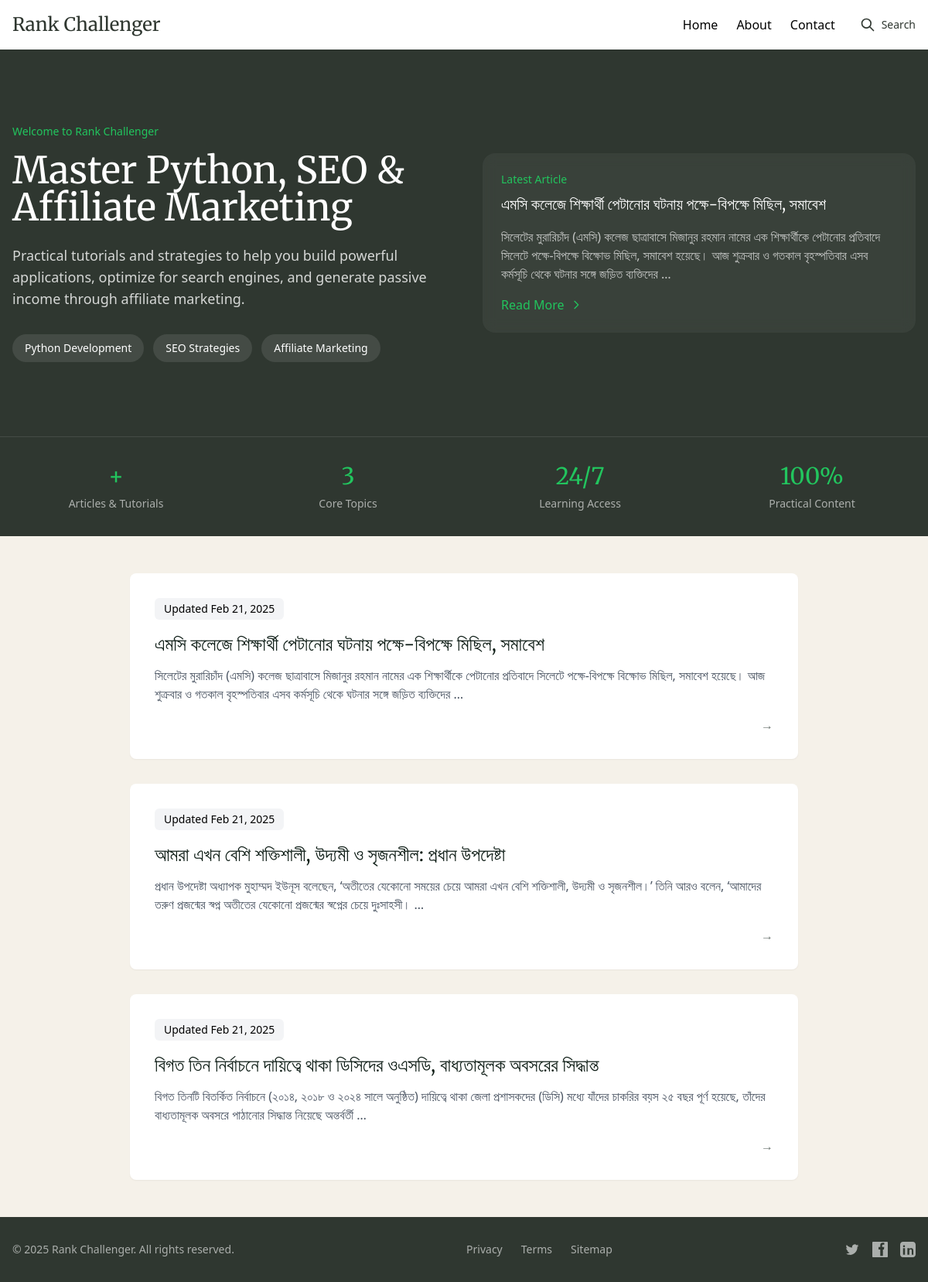
The page / on the database its author committed.
### blog/models.py (models this page shows, shortened)
class Post(models.Model):
    class Status(models.TextChoices):
        DRAFT = 'DF', 'Draft'
        PUBLISHED = 'PB', 'Published'
    title = models.CharField(max_length=250)
    slug = models.SlugField(max_length=250, unique=True)  # Ensure unique slugs globally
    author = models.ForeignKey(
        settings.AUTH_USER_MODEL,
        on_delete=models.CASCADE,
        related_name='blog_posts'
    )
    body = CKEditor5Field(config_name='default')
    image = models.ImageField(upload_to='blog/images/', blank=True, null=True)
    category = models.ForeignKey(Category, on_delete=models.CASCADE, related_name='posts')
    tags = TaggableManager()
    publish = models.DateTimeField(default=timezone.now)
    created = models.DateTimeField(auto_now_add=True)
    updated = models.DateTimeField(auto_now=True)
    status = models.CharField(
        max_length=2,
        choices=Status.choices,
        default=Status.DRAFT
    )
    objects = models.Manager()  # Default manager
    published = PublishedManager()  # Custom manager for published posts
    class Meta:
        ordering = ['-publish']
        indexes = [models.Index(fields=['-publish']),]
    def get_absolute_url(self):
        return reverse('blog:post_detail', args=[self.category.slug, self.slug])

### blog/views.py (the view)
# urls.py: path('', views.post_list, name='post_list'),
def post_list(request, tag_slug=None):
    tag = None
    post_list = Post.published.all()
    popular_posts = Post.published.order_by('-publish')[:3]  # Get the top 3 popular posts
    if tag_slug:
        tag = get_object_or_404(Tag, slug=tag_slug)
        post_list = post_list.filter(tags__in=[tag])
    paginator = Paginator(post_list, 3)  # 3 posts per page
    page_number = request.GET.get('page')
    try:
        posts = paginator.page(page_number)
    except PageNotAnInteger:
        posts = paginator.page(1)
    except EmptyPage:
        posts = paginator.page(paginator.num_pages)
    categories = ['Technology', 'Design', 'Business']  # Replace with actual category fetching logic
    return render(
        request,
        'blog/post/list.html',
        {
            'posts': posts,
            'tag': tag,
            'popular_posts': popular_posts,
            'categories': categories,
        }
    )

### blog/models.py (called while the page is built)
    def get_queryset(self):
        return super().get_queryset().filter(status=Post.Status.PUBLISHED)

### templates/blog/post/list.html (shortened to what this page needs)
{% extends "blog/base.html" %}
{% load static %}
{% load blog_tags %}
{% block content %}
<section class="bg-[#2f3730] text-white">
    <div class="max-w-7xl mx-auto px-4 py-16 md:py-24">
        {% if category %}
            <div class="max-w-4xl">
                <h1 class="text-4xl md:text-5xl font-serif mb-6">{{ category.name }}</h1>
                <p class="text-lg text-white/80 mb-8">{{ category.description|default:"Explore our latest articles and tutorials in this category." }}</p>
            </div>
        {% else %}
            <div class="grid md:grid-cols-2 gap-12 items-center">
                <div>
                    <span class="text-[#22c55e] text-sm font-medium mb-4 block">Welcome to Rank Challenger</span>
                    <h1 class="text-4xl md:text-5xl font-serif mb-6">Master Python, SEO & Affiliate Marketing</h1>
                    <p class="text-lg text-white/80 mb-8">Practical tutorials and strategies to help you build powerful applications, optimize for search engines, and generate passive income through affiliate marketing.</p>
                    <div class="flex flex-wrap gap-3">
                        <a href="{% url 'blog:post_list_by_category' 'python' %}"
                           class="bg-white/10 hover:bg-white/20 px-4 py-2 rounded-full text-sm transition-colors">
                            Python Development
                        </a>
                        <a href="{% url 'blog:post_list_by_category' 'seo' %}"
                           class="bg-white/10 hover:bg-white/20 px-4 py-2 rounded-full text-sm transition-colors">
                            SEO Strategies
                        </a>
                        <a href="{% url 'blog:post_list_by_category' 'affiliate' %}"
                           class="bg-white/10 hover:bg-white/20 px-4 py-2 rounded-full text-sm transition-colors">
                            Affiliate Marketing
                        </a>
                    </div>
                </div>
                {% with latest_post=posts.0 %}
                {% if latest_post %}
                <div class="bg-white/5 p-6 rounded-2xl backdrop-blur">
                    <span class="text-[#22c55e] text-sm mb-2 block">Latest Article</span>
                    <h2 class="text-xl font-serif mb-4">{{ latest_post.title }}</h2>
                    <p class="text-white/70 mb-4 line-clamp-3">{{ latest_post.body|striptags|truncatewords:30 }}</p>
                    <a href="{{ latest_post.get_absolute_url }}"
                       class="inline-flex items-center text-[#22c55e] hover:text-[#22c55e]/80 transition-colors">
                        Read More
                        <svg xmlns="http://www.w3.org/2000/svg" class="h-4 w-4 ml-2" fill="none" viewBox="0 0 24 24" stroke="currentColor">
                            <path stroke-linecap="round" stroke-linejoin="round" stroke-width="2" d="M9 5l7 7-7 7" />
                        </svg>
                    </a>
                </div>
                {% endif %}
                {% endwith %}
            </div>
        {% endif %}
    </div>
    {% if not category and not tag %}
    <div class="border-t border-white/10">
        <div class="max-w-7xl mx-auto px-4 py-8">
            <div class="grid grid-cols-2 md:grid-cols-4 gap-8 text-center">
                <div>
                    <div class="text-3xl font-serif text-[#22c55e] mb-2">{{ posts.count }}+</div>
                    <div class="text-sm text-white/60">Articles & Tutorials</div>
                </div>
                <div>
                    <div class="text-3xl font-serif text-[#22c55e] mb-2">3</div>
                    <div class="text-sm text-white/60">Core Topics</div>
                </div>
                <div>
                    <div class="text-3xl font-serif text-[#22c55e] mb-2">24/7</div>
                    <div class="text-sm text-white/60">Learning Access</div>
                </div>
                <div>
                    <div class="text-3xl font-serif text-[#22c55e] mb-2">100%</div>
                    <div class="text-sm text-white/60">Practical Content</div>
                </div>
            </div>
        </div>
    </div>
    {% endif %}
</section>
<div class="max-w-4xl mx-auto px-4 py-12">
    <div class="space-y-8">
        {% for post in posts %}
            <article class="bg-white p-8 rounded-lg shadow-sm hover:shadow-md transition-shadow duration-300">
                <div class="inline-block px-3 py-1 mb-4 text-sm bg-gray-100 rounded-md">
                    Updated {{ post.updated|date:"M d, Y" }}
                </div>
                <h2 class="text-2xl font-serif mb-3">
                    <a href="{{ post.get_absolute_url }}"
                       class="text-[#0f1e17] hover:text-[#0f1e17]/80 transition-colors duration-300">
                        {{ post.title }}
                    </a>
                </h2>
                <p class="text-gray-600 mb-4">
                    {{ post.body|striptags|truncatewords:30 }}
                </p>
                <div class="text-right">
                    <a href="{{ post.get_absolute_url }}"
                       class="text-[#0f1e17]/60 hover:text-[#0f1e17] transition-colors duration-300">
                        →
                    </a>
                </div>
            </article>
        {% endfor %}
    </div>
</div>
{% endblock %}

### templates/blog/base.html (shortened to what this page needs)
{% load static %}
<!DOCTYPE html>
<html lang="en">
<head>
    <script src="https://cdn.tailwindcss.com"></script>
</head>
<body class="bg-[#f5f1e9] min-h-screen flex flex-col">
    <header class="bg-white shadow-sm sticky top-0 z-50">
        <nav class="max-w-7xl mx-auto px-4 h-16 flex items-center justify-between">
            <a href="/" class="text-2xl font-serif text-[#2f3730] hover:text-[#2f3730]/80 transition-colors duration-300">
                Rank Challenger
            </a>
            <div class="hidden md:flex items-center space-x-8">
                <div class="flex items-center space-x-6">
                    <a href="/" class="nav-link">Home</a>
                    <a href="/about" class="nav-link">About</a>
                    <a href="/contact" class="nav-link">Contact</a>
                </div>
                <button class="search-btn group flex items-center text-[#2f3730] hover:text-[#22c55e] transition-colors">
                    <svg class="w-5 h-5" fill="none" stroke="currentColor" viewBox="0 0 24 24">
                        <path stroke-linecap="round" stroke-linejoin="round" stroke-width="2"
                              d="M21 21l-6-6m2-5a7 7 0 11-14 0 7 7 0 0114 0z" />
                    </svg>
                    <span class="ml-2 text-sm font-medium">Search</span>
                </button>
            </div>
        </nav>
    </header>
    <main class="flex-grow">
        {% block content %}{% endblock %}
    </main>
    <footer class="bg-[#2f3730] text-white mt-auto">
        <div class="max-w-7xl mx-auto px-4 py-8">
            <div class="flex flex-col md:flex-row justify-between items-center gap-4 text-sm">
                <div class="text-white/60">
                    © {% now "Y" %} Rank Challenger. All rights reserved.
                </div>
                <nav class="flex items-center space-x-6">
                    <a href="/privacy" class="text-white/60 hover:text-white transition-colors">Privacy</a>
                    <a href="/terms" class="text-white/60 hover:text-white transition-colors">Terms</a>
                    <a href="/sitemap.xml" class="text-white/60 hover:text-white transition-colors">Sitemap</a>
                </nav>
                <div class="flex items-center space-x-4">
                    <a href="https://x.com/rankchallenger" target="_blank" rel="noopener noreferrer"
                       class="text-white/60 hover:text-white transition-colors" aria-label="Twitter">
                    </a>
                    <a href="https://www.facebook.com/Sabbir.H.Mukul" target="_blank" rel="noopener noreferrer"
                        class="text-white/60 hover:text-white transition-colors" aria-label="Facebook">
                    </a>
                    <a href="https://www.linkedin.com/in/seomukul/" target="_blank" rel="noopener noreferrer"
                       class="text-white/60 hover:text-white transition-colors" aria-label="LinkedIn">
                    </a>
                </div>
            </div>
        </div>
    </footer>
</body>
</html>

### templates/blog/base.html (style rules this page uses)
.font-serif { font-family: 'Merriweather', serif; }
.nav-link { @apply text-[#2f3730] hover:text-[#22c55e] transition-colors text-sm font-medium; }

### rows shown on the page
Post: title "এমসি কলেজে শিক্ষার্থী পেটানোর ঘটনায় পক্ষে-বিপক্ষে মিছিল, সমাবেশ", body "সিলেটের মুরারিচাঁদ (এমসি) কলেজ ছাত্রাবাসে মিজানুর রহমান নামের এক শিক্ষার্থীকে পেটানোর প্রতিবাদে সিলেটে পক্ষে-বিপক্ষে বিক্ষোভ মিছিল, সমাবেশ হয়েছে। আজ শুক্রবার ও গতকাল বৃহস্পতিবার এসব কর্মসূচি থেকে ঘটনার সঙ্গে জড়িত ব্যক্তিদের …", updated "Feb 21, 2025"
Post: updated "Feb 21, 2025", title "আমরা এখন বেশি শক্তিশালী, উদ্যমী ও সৃজনশীল: প্রধান উপদেষ্টা", body "প্রধান উপদেষ্টা অধ্যাপক মুহাম্মদ ইউনূস বলেছেন, ‘অতীতের যেকোনো সময়ের চেয়ে আমরা এখন বেশি শক্তিশালী, উদ্যমী ও সৃজনশীল।’ তিনি আরও বলেন, ‘আমাদের তরুণ প্রজন্মের স্বপ্ন অতীতের যেকোনো প্রজন্মের স্বপ্নের চেয়ে দুঃসাহসী। …"
Post: updated "Feb 21, 2025", title "বিগত তিন নির্বাচনে দায়িত্বে থাকা ডিসিদের ওএসডি, বাধ্যতামূলক অবসরের সিদ্ধান্ত", body "বিগত তিনটি বিতর্কিত নির্বাচনে (২০১৪, ২০১৮ ও ২০২৪ সালে অনুষ্ঠিত) দায়িত্বে থাকা জেলা প্রশাসকদের (ডিসি) মধ্যে যাঁদের চাকরির বয়স ২৫ বছর পূর্ণ হয়েছে, তাঁদের বাধ্যতামূলক অবসরে পাঠানোর সিদ্ধান্ত নিয়েছে অন্তর্বর্তী …"
